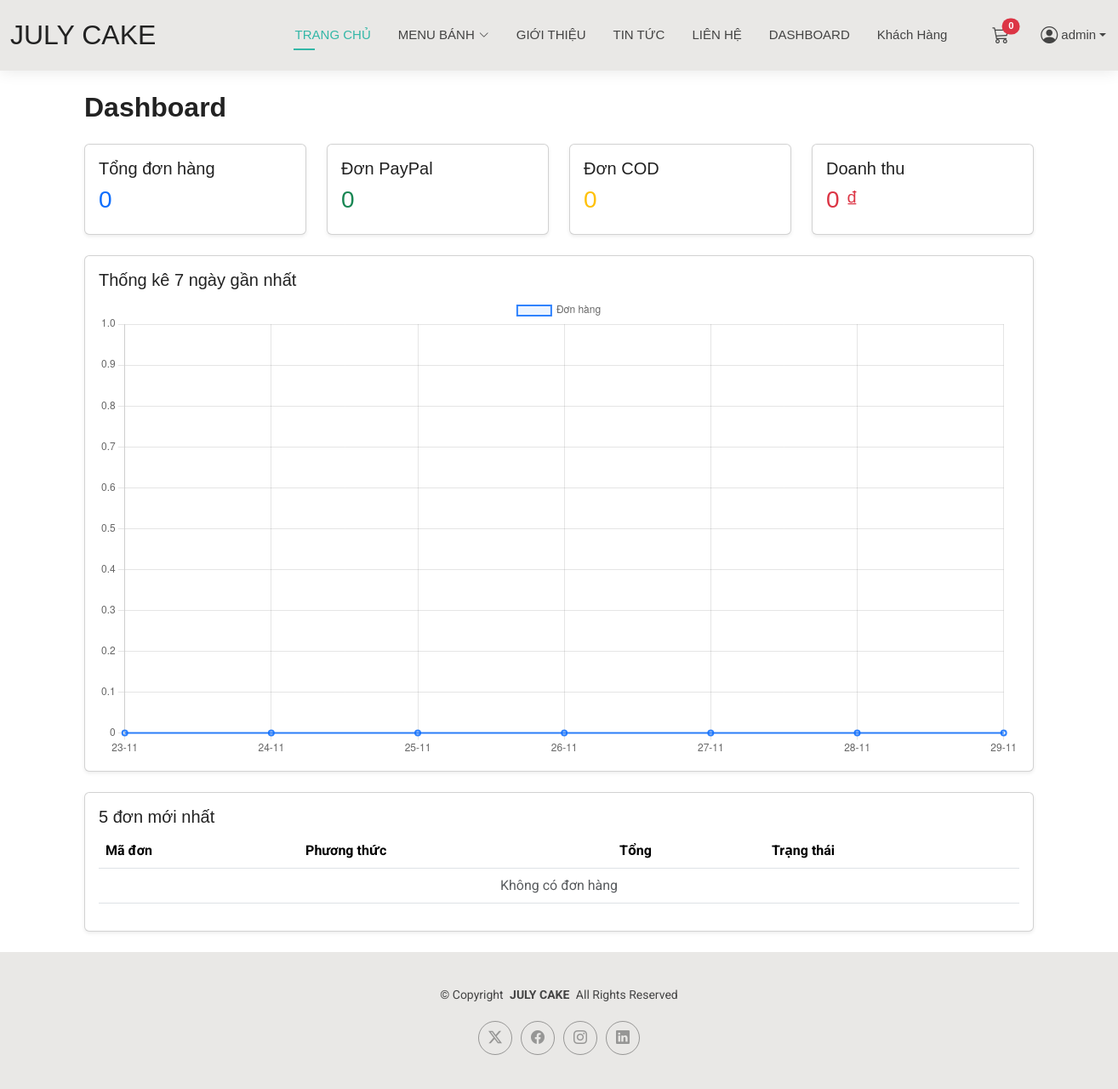
The app's page /dashboard/order-statistics/ (signed in), older data.
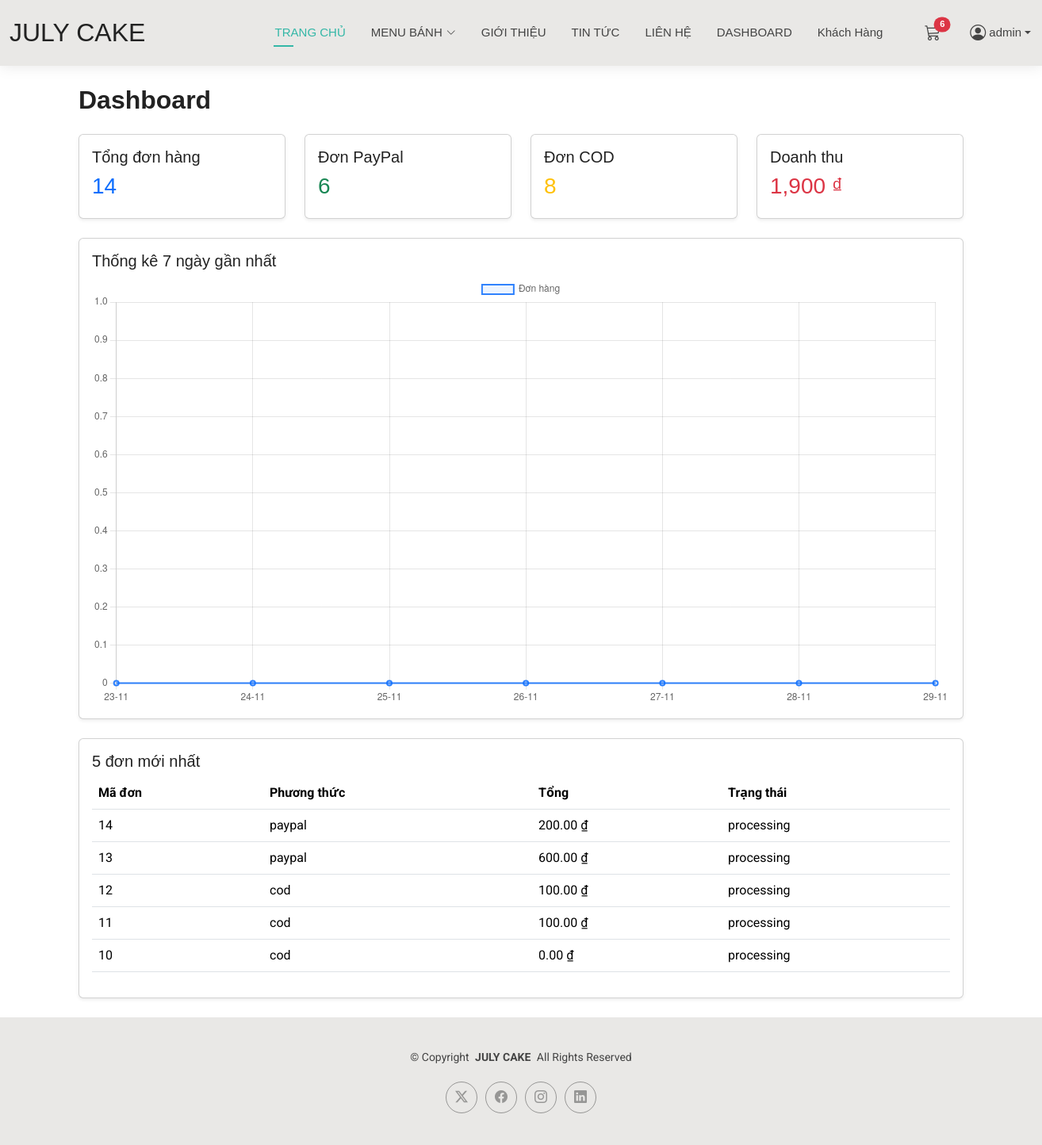
The same page, newer data.
### payments/models.py (models this page shows, shortened)
class Order(models.Model):
    PAYMENT_CHOICES = [
        ('cod', 'COD'),
        ('vnpay', 'VNPay'),
        ('stripe', 'Stripe'),
        ('paypal', 'PayPal'),
    ]
    user = models.ForeignKey(settings.AUTH_USER_MODEL, null=True, blank=True, on_delete=models.SET_NULL)
    full_name = models.CharField("Người đặt", max_length=255)
    email = models.EmailField("Email", max_length=254, blank=True, null=True)
    phone = models.CharField("Số điện thoại", max_length=50)
    sender_address = models.TextField("Địa chỉ người gửi", blank=True)
    recipient_address = models.TextField("Địa chỉ người nhận")
    note = models.TextField("Ghi chú", blank=True)
    payment_method = models.CharField("Phương thức thanh toán", max_length=50, choices=PAYMENT_CHOICES, default='cod')
    total_amount = models.DecimalField("Tổng tiền", max_digits=12, decimal_places=2, default=Decimal('0.00'))
    created_at = models.DateTimeField("Thời gian tạo", auto_now_add=True)
    paid = models.BooleanField("Đã thanh toán", default=False)
    status = models.CharField("Trạng thái", max_length=50, default='pending')  # pending, processing, shipped, delivered, cancelled
    invoice_token = models.UUIDField(default=uuid.uuid4, editable=False, db_index=True)
    paypal_order_id = models.CharField(max_length=255, blank=True, null=True)
    payment_details = models.JSONField(blank=True, null=True)
    class Meta:
        ordering = ['-created_at']
        verbose_name = "Order"
        verbose_name_plural = "Orders"

### dashboard/views.py (the view)
# urls.py: path('order-statistics/', views.order_statistics, name='order_statistics'),
@user_passes_test(lambda u: u.is_staff)
def order_statistics(request):
    total_orders = Order.objects.count()
    paypal_orders = Order.objects.filter(payment_method__iexact="paypal").count()
    cod_orders = Order.objects.filter(payment_method__iexact="cod").count()
    total_revenue = Order.objects.aggregate(Sum('total_amount'))['total_amount__sum'] or 0
    today = now().date()
    start_date = today - timedelta(days=6)
    qs = (
        Order.objects
        .filter(created_at__date__gte=start_date)
        .annotate(day=TruncDate("created_at"))
        .values("day")
        .annotate(count=Count("id"))
        .order_by("day")
    )
    counts_by_day = {item["day"]: item["count"] for item in qs}
    labels = []
    counts = []
    for i in range(7):
        d = start_date + timedelta(days=i)
        labels.append(d.strftime("%d-%m"))
        counts.append(counts_by_day.get(d, 0))
    chart_data = {"labels": labels, "counts": counts}
    latest_orders = Order.objects.order_by("-created_at")[:5]
    context = {
        "total_orders": total_orders,
        "paypal_orders": paypal_orders,
        "cod_orders": cod_orders,
        "total_revenue": total_revenue,
        "chart_data": chart_data,
        "latest_orders": latest_orders,
    }
    return render(request, "dashboard/order_statistics.html", context)

### cart/context_processors.py (called while the page is built)
def cart_count(request):
    if getattr(request, 'user', None) and request.user.is_authenticated:
        total = CartItem.objects.filter(cart__user=request.user).aggregate(total=Sum('quantity'))['total'] or 0
    else:
        cart = request.session.get('cart', {})
        try:
            total = sum(int(item.get('quantity', 0) or 0) for item in cart.values())
        except Exception:
            total = 0
    return {'cart_count': int(total)}

### dashboard/templates/dashboard/order_statistics.html (shortened to what this page needs)
{% extends 'base.html' %}
{% load humanize %}
{% block content %}
<div class="container py-4">
    <h2 class="mb-4 fw-bold">Dashboard</h2>
    <div class="row mb-4">
        <div class="col-md-3">
            <div class="card shadow-sm p-3">
                <h5>Tổng đơn hàng</h5>
                <h3 class="text-primary">{{ total_orders }}</h3>
            </div>
        </div>
        <div class="col-md-3">
            <div class="card shadow-sm p-3">
                <h5>Đơn PayPal</h5>
                <h3 class="text-success">{{ paypal_orders }}</h3>
            </div>
        </div>
        <div class="col-md-3">
            <div class="card shadow-sm p-3">
                <h5>Đơn COD</h5>
                <h3 class="text-warning">{{ cod_orders }}</h3>
            </div>
        </div>
        <div class="col-md-3">
            <div class="card shadow-sm p-3">
                <h5>Doanh thu</h5>
                <h3 class="text-danger">{{ total_revenue|intcomma }} ₫</h3>
            </div>
        </div>
    </div>
    <div class="card shadow-sm p-3 mb-4">
        <h5>Thống kê 7 ngày gần nhất</h5>
        <canvas id="orderChart"></canvas>
        <script>
            const chartData = JSON.parse(document.getElementById('chart-data').textContent);
            const ctx = document.getElementById('orderChart').getContext('2d');
            new Chart(ctx, {
                type: 'line',
                data: {
                    labels: chartData.labels,
                    datasets: [{
                        label: 'Đơn hàng',
                        data: chartData.counts,
                        borderWidth: 2,
                        borderColor: 'rgba(13,110,253,0.85)',
                        backgroundColor: 'rgba(13,110,253,0.08)',
                        tension: 0.3,
                        fill: true
                    }]
                },
                options: {
                    responsive: true,
                    scales: {
                        y: { beginAtZero: true, precision: 0 }
                    }
                }
            });
        </script>
    </div>
    <div class="card shadow-sm p-3">
        <h5>5 đơn mới nhất</h5>
        <table class="table">
            <thead>
                <tr>
                    <th>Mã đơn</th>
                    <th>Phương thức</th>
                    <th>Tổng</th>
                    <th>Trạng thái</th>
                </tr>
            </thead>
            <tbody>
                {% for order in latest_orders %}
                <tr>
                    <td>{{ order.id }}</td>
                    <td>{{ order.payment_method }}</td>
                    <td>{{ order.total_amount|intcomma }} ₫</td>
                    <td>{{ order.status }}</td>
                </tr>
                {% empty %}
                <tr>
                    <td colspan="4" class="text-center text-muted">Không có đơn hàng</td>
                </tr>
                {% endfor %}
            </tbody>
        </table>
    </div>
</div>
{% endblock %}

### templates/base.html (shortened to what this page needs)
{% load static %}
<!DOCTYPE html>
<html lang="en">
<head>
  <link href="{% static 'assets/vendor/bootstrap/css/bootstrap.min.css' %}" rel="stylesheet">
  <link href="{% static 'assets/vendor/bootstrap-icons/bootstrap-icons.css' %}" rel="stylesheet">
  <link href="{% static 'assets/vendor/aos/aos.css' %}" rel="stylesheet">
  <link href="{% static 'assets/vendor/swiper/swiper-bundle.min.css' %}" rel="stylesheet">
  <link href="{% static 'assets/vendor/glightbox/css/glightbox.min.css' %}" rel="stylesheet">
  <link href="{% static 'assets/css/main.css' %}" rel="stylesheet">
</head>
<body>
<header id="header" class="header d-flex align-items-center light-background sticky-top">
  <div class="container-fluid position-relative d-flex align-items-center justify-content-between">
    <a href="{% url 'home:index' %}" class="logo d-flex align-items-center me-auto me-xl-0">
      <h1 class="sitename">JULY CAKE</h1>
    </a>
    <nav id="navmenu" class="navmenu">
      <ul>
        <li><a href="{% url 'home:index' %}" class="active">TRANG CHỦ</a></li>
        <li class="dropdown">
          <a href="{% url 'products:list' %}"><span>MENU BÁNH</span> <i class="bi bi-chevron-down toggle-dropdown"></i></a>
        </li>
        <li><a href="{% url 'home:portfolio' %}">GIỚI THIỆU</a></li>
        <li><a href="{% url 'home:resume' %}">TIN TỨC</a></li>
        <li><a href="{% url 'home:contact' %}">LIÊN HỆ</a></li>
          {% if user.is_staff %}
            <li><a href="/dashboard/order-statistics/">DASHBOARD</a></li>
          <li><a href="{% url 'home:user' %}">Khách Hàng</a></li>
            {% endif %}
        <li class="ms-3">
          <a href="{% url 'cart:detail' %}" class="position-relative">
            <i class="bi bi-cart3 fs-5"></i>
            <span class="position-absolute top-0 start-100 translate-middle badge rounded-pill bg-danger">
              {% if cart_count %}{{ cart_count }}{% else %}0{% endif %}
            </span>
          </a>
        </li>
        {% if user.is_authenticated %}
          <li class="nav-item dropdown">
            <a class="nav-link dropdown-toggle d-flex align-items-center" href="#" id="userDropdown" role="button" data-bs-toggle="dropdown" aria-expanded="false">
              <i class="bi bi-person-circle fs-5 me-1"></i>
              {{ user.username }}
            </a>
          </li>
        {% else %}
          <li class="ms-3">
            <a href="{% url 'home:login' %}"> Đăng nhập</a>
          </li>
        {% endif %}
      </ul>
    </nav>
  </div>
</header>
{% block content %}
{% endblock %}
<footer id="footer" class="footer light-background">
  <div class="container">
    <div class="copyright text-center">
      <p>© <span>Copyright</span> <strong class="px-1 sitename">JULY CAKE</strong> <span>All Rights Reserved<br></span></p>
    </div>
    <div class="social-links d-flex justify-content-center">
      <a href=""><i class="bi bi-twitter-x"></i></a>
      <a href=""><i class="bi bi-facebook"></i></a>
      <a href=""><i class="bi bi-instagram"></i></a>
      <a href=""><i class="bi bi-linkedin"></i></a>
    </div>
  </div>
</footer>
</body>
</html>

Row changes from the older to the newer data that the page shows:
added Order: id "14", payment_method "paypal", total_amount "200.00", status "processing"
added Order: id "13", payment_method "paypal", total_amount "600.00", status "processing"
added Order: id "12", payment_method "cod", total_amount "100.00", status "processing"
added Order: id "11", payment_method "cod", total_amount "100.00", status "processing"
added Order: id "10", payment_method "cod", total_amount "0.00", status "processing"
Text that changed along with them:
{{ cart_count }}: (not shown) → "6"
{{ total_orders }}: "0" → "14"
{{ paypal_orders }}: "0" → "6"
{{ cod_orders }}: "0" → "8"
{{ total_revenue|intcomma }}: "0" → "1,900"
text no longer shown: "0 Không có đơn hàng"
